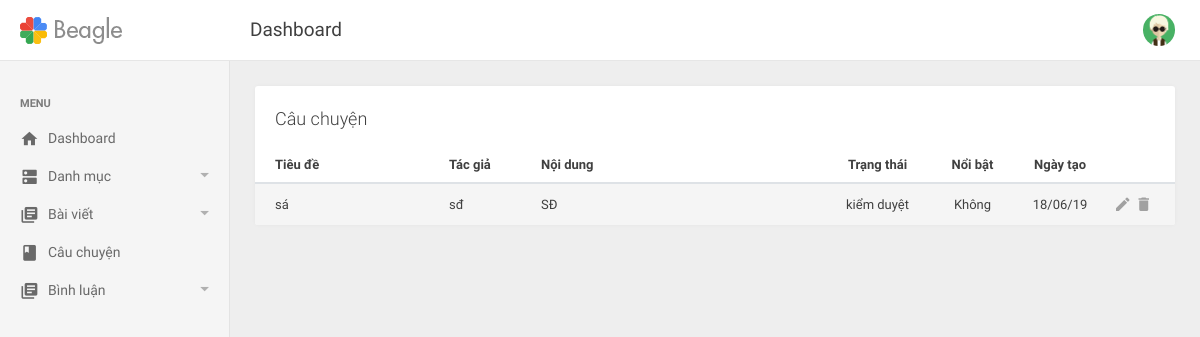
The page /admin/cauchuyen.php (signed in) on the database as committed earlier.
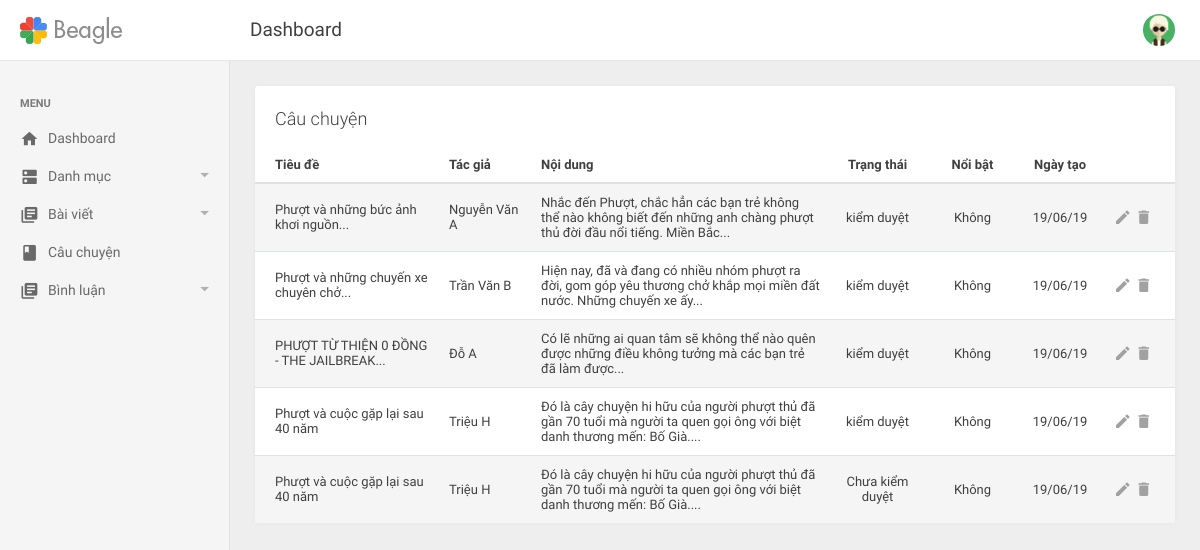
The same page on the database as committed later.
### tables this page shows
CREATE TABLE `cauchuyen` (
  `cauchuyen_id` int(11) NOT NULL,
  `cauchuyen_tieude` varchar(120) NOT NULL,
  `cauchuyen_tacgia` varchar(100) NOT NULL,
  `cauchuyen_noidung` text NOT NULL,
  `cauchuyen_ngay` date NOT NULL,
  `cauchuyen_trangthai` tinyint(4) NOT NULL,
  `cauchuyen_hot` tinyint(4) NOT NULL
);

### includes/functions.php (called while the page is built, shortened)
<?php
    function the_excerpt($text, $string = 400) {
        $sanitized = strip_tags($text);
        if(strlen($sanitized) > $string) {
            $cutString = substr($sanitized,0,$string);
            $words = substr($sanitized, 0, strrpos($cutString, ' '));
            return $words .'...';
        } else {
            return $sanitized;
        }
    }
?>

### admin/cauchuyen.php (the view, shortened to what this page needs)
<?php include('../includes/mysqli_connect.php');?>
<?php include('../includes/functions.php');?>
<?php include('includes/header.php');?>
<?php include('includes/top-header.php');?>
<?php include('includes/left-sidebar.php');?>
<div class="be-content">
    <div class="main-content container-fluid">
      <div class="row">
        <div class="col-md-12">
          <div class="card card-table">
            <div class="card-header">Câu chuyện</div>
            <div class="card-body table-responsive">
                <table class="table table-striped table-hover" style="font-size: 13px">
                    <thead>
                        <tr>
                            <th style="width:20%;"><a href="cauchuyen.php?sort=title">Tiêu đề</a></th>
                            <th style="width:10%;"><a href="cauchuyen.php?sort=name">Tác giả</a></th>
                            <th>Nội dung</th>
                            <th style="width:95px;" class="actions"><a href="cauchuyen.php?sort=status">Trạng thái</a></th>
                            <th style="width:95px;" class="actions"><a href="cauchuyen.php?sort=hot">Nổi bật</a></th>
                            <th style="width:80px;" class="actions"><a href="cauchuyen.php?sort=by">Ngày tạo</a></th>
                            <th style="width:75px;" class="actions"></th>
                        </tr>
                    </thead>
                    <tbody>
                      <?php
                      if(isset($_GET['sort'])) {
                        switch ($_GET['sort']) {
                          case 'title':
                            $order_by = 'cauchuyen_tieude';
                            break;
                          case 'name':
                            $order_by = 'cauchuyen_tacgia';
                            break;
                          case 'status':
                            $order_by = 'cauchuyen_trangthai';
                            break;
                          case 'hot':
                            $order_by = 'cauchuyen_hot';
                            break;
                          case 'by':
                            $order_by = 'date';
                            break;
                          default:
                            $order_by = 'cauchuyen_id';
                            break;
                        }
                      } else {
                        $order_by = 'cauchuyen_id';
                      }
                        $query = "SELECT cauchuyen_id, cauchuyen_tieude, cauchuyen_tacgia, cauchuyen_noidung, DATE_FORMAT(cauchuyen_ngay, '%d/%m/%y') AS date , cauchuyen_trangthai, cauchuyen_hot ";
                        $query .= " FROM cauchuyen";
                        $query .= " ORDER BY {$order_by} ASC";
                          if ($result = $dbc->query($query)) {
                            $status = array(0 => 'Chưa kiểm duyệt', 1 => 'kiểm duyệt');
                            $hot = array(0 => 'Không', 1 => 'có');
                            while ($cauchuyens = $result->fetch_array(MYSQLI_ASSOC)) {
                              echo "
                                <tr>
                                  <td>".the_excerpt($cauchuyens['cauchuyen_tieude'], 50)."</td>
                                  <td>".the_excerpt($cauchuyens['cauchuyen_tacgia'], 50)."</td>
                                  <td>".the_excerpt($cauchuyens['cauchuyen_noidung'], 200)."</td>
                                  <td class='actions'>".$status[($cauchuyens['cauchuyen_trangthai'])]."</td>
                                  <td class='actions'>".$hot[($cauchuyens['cauchuyen_hot'])]."</td>
                                  <td class='actions'>{$cauchuyens['date']}</td>
                                  <td class='actions'>
                                    <span style='padding:0 3px'>
                                    <a href='suacauchuyen.php?id={$cauchuyens['cauchuyen_id']}' class='icon' href='#'><i class='mdi mdi-edit'></i></a>
                                    </span>
                                    <span style='padding:0 3px'>
                                    <a id='{$cauchuyens['cauchuyen_id']}' class='icon remove'><i class='mdi mdi-delete'></i>
                                    </a>
                                    </span>
                                  </td>
                              </tr>
                              ";
                            }
                          }
                       ?>
                    </tbody>
                </table>
            </div>
        </div>
        </div>
      </div>
    </div>
</div>
<?php include('includes/footer.php');?>

### admin/includes/header.php (shortened to what this page needs)
<html lang="vi"><head>
    <link rel="stylesheet" type="text/css" href="assets/lib/perfect-scrollbar/css/perfect-scrollbar.css">
    <link rel="stylesheet" type="text/css" href="assets/lib/material-design-icons/css/material-design-iconic-font.min.css">
    <link rel="stylesheet" type="text/css" href="assets/lib/jquery.vectormap/jquery-jvectormap-1.2.2.css">
    <link rel="stylesheet" type="text/css" href="assets/lib/jqvmap/jqvmap.min.css">
    <link rel="stylesheet" type="text/css" href="assets/lib/datetimepicker/css/bootstrap-datetimepicker.min.css">
    <link rel="stylesheet" href="assets/css/app.css" type="text/css">
    <link rel="stylesheet" href="assets/css/style.css" type="text/css">
  </head>
  <body>
    <div class="be-wrapper be-fixed-sidebar">

### admin/includes/top-header.php (shortened to what this page needs)
<nav class="navbar navbar-expand fixed-top be-top-header">
  <div class="container-fluid">
    <div class="be-navbar-header"><a class="navbar-brand" href="<?php echo BASE_URL ?>"></a>
    </div>
    <div class="page-title"><span>Dashboard</span></div>
    <div class="be-right-navbar">
      <ul class="nav navbar-nav float-right be-user-nav">
        <li class="nav-item dropdown"><a class="nav-link dropdown-toggle" href="#" data-toggle="dropdown" role="button" aria-expanded="false"><img src="assets/img/avatar.png" alt="Avatar"><span class="user-name"></span></a>
        </li>
      </ul>
    </div>
  </div>
</nav>

### admin/includes/left-sidebar.php (shortened to what this page needs)
<div class="be-left-sidebar">
  <div class="left-sidebar-wrapper"><a class="left-sidebar-toggle" href="#">Dashboard</a>
    <div class="left-sidebar-spacer">
      <div class="left-sidebar-scroll ps ps--active-y">
        <div class="left-sidebar-content">
          <ul class="sidebar-elements">
            <li class="divider">Menu</li>
            <li><a href="index.php"><i class="icon mdi mdi-home"></i><span>Dashboard</span></a>
            </li>
            <li class="parent"><a href="#"><i class="icon mdi mdi-dns"></i><span>Danh mục</span></a>
            </li>
            <li class="parent"><a href="#"><i class="icon mdi mdi-collection-text"></i><span>Bài viết</span></a>
            </li>
            <li><a href="cauchuyen.php"><i class="icon mdi mdi-book"></i><span>Câu chuyện</span></a>
            <li class="parent"><a href="#"><i class="icon mdi mdi-collection-text"></i><span>Bình luận</span></a>
            </li>
          </ul>
        </div>
      </div>
    </div>
  </div>
</div>

### admin/includes/footer.php (shortened to what this page needs)
</div>
</body></html>

### admin/assets/css/style.css (style rules this page uses)
th a { color: #404040; }

Rows that differ between the two databases and show on the page:
removed cauchuyen: cauchuyen_tieude "sá", cauchuyen_tacgia "sđ", cauchuyen_noidung "SĐ", cauchuyen_trangthai "kiểm duyệt", cauchuyen_hot "Không", date "18/06/19"
added cauchuyen: cauchuyen_tieude "Phượt và những bức ảnh khơi nguồn...", cauchuyen_tacgia "Nguyễn Văn A", cauchuyen_noidung "Nhắc đến Phượt, chắc hẳn các bạn trẻ không thể nào không biết đến những anh chàng phượt thủ đời đầu nổi tiếng. Miền Bắc...", cauchuyen_trangthai "kiểm duyệt", cauchuyen_hot "Không", date "19/06/19"
added cauchuyen: cauchuyen_tieude "Phượt và những chuyến xe chuyên chở...", cauchuyen_tacgia "Trần Văn B", cauchuyen_noidung "Hiện nay, đã và đang có nhiều nhóm phượt ra đời, gom góp yêu thương chở khắp mọi miền đất nước. Những chuyến xe ấy...", cauchuyen_trangthai "kiểm duyệt", cauchuyen_hot "Không", date "19/06/19"
added cauchuyen: cauchuyen_tieude "PHƯỢT TỪ THIỆN 0 ĐỒNG - THE JAILBREAK...", cauchuyen_tacgia "Đỗ A", cauchuyen_noidung "Có lẽ những ai quan tâm sẽ không thể nào quên được những điều không tưởng mà các bạn trẻ đã làm được...", cauchuyen_trangthai "kiểm duyệt", cauchuyen_hot "Không", date "19/06/19"
added cauchuyen: cauchuyen_tieude "Phượt và cuộc gặp lại sau 40 năm", cauchuyen_tacgia "Triệu H", cauchuyen_noidung "Đó là cây chuyện hi hữu của người phượt thủ đã gần 70 tuổi mà người ta quen gọi ông với biệt danh thương mến: Bố Già....", cauchuyen_trangthai "kiểm duyệt", cauchuyen_hot "Không", date "19/06/19"
added cauchuyen: cauchuyen_tieude "Phượt và cuộc gặp lại sau 40 năm", cauchuyen_tacgia "Triệu H", cauchuyen_noidung "Đó là cây chuyện hi hữu của người phượt thủ đã gần 70 tuổi mà người ta quen gọi ông với biệt danh thương mến: Bố Già....", cauchuyen_trangthai "Chưa kiểm duyệt", cauchuyen_hot "Không", date "19/06/19"
